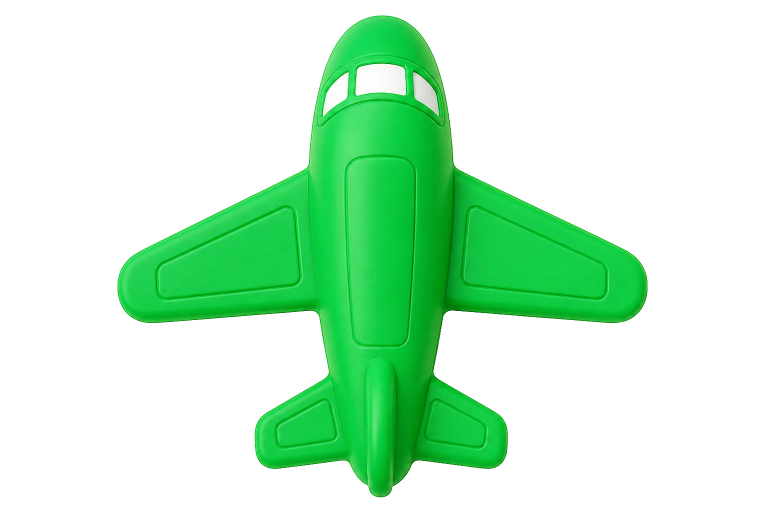
#> input picture assets-src/plane-a-src.webp, 1536 x 1024 px, given in place of plane-a-src.png, which was not available (shown at 1/2 size); the run also reads 1 picture not shown here
$ python prep_assets.py
#> lines starting #> are read from the running program, lines starting #| are printed output that depends on the picture; after the words box and inside, x2 and y2 are one past the last pixel; in counts of white or black regions, pixels touching at a corner belong together; pictures that were not available may be replaced by others from this repository, and a replacement may not be noted
#!/usr/bin/env python3
"""Holiday Landing - asset preparation.

Turns the five supplied source images into the small, alpha-correct assets that
get base64-embedded into the game.  See SPEC section 2 and 9.

plane-b / plane-c ship with no alpha channel: their "transparency" is a baked
light-grey checkerboard (#FEFEFE / #F4F4F4).  We key it out by CONNECTIVITY,
never by whiteness -- plane-b has white fuselage stripes, a light canopy and a
grey propeller that a whiteness key would destroy.
"""
import numpy as np
from PIL import Image
from scipy import ndimage
import glob, os, sys

SRC = os.path.dirname(os.path.abspath(__file__)) + '/../assets-src'
OUT = os.path.dirname(os.path.abspath(__file__)) + '/../assets'
os.makedirs(OUT, exist_ok=True)

PLANE_LONGEST = 144      # px, longest side of the trimmed sprite
PLANE_QUALITY = 88       # WebP: ~5 KB/sprite vs ~21 KB for optimised PNG
MAP_WIDTH     = int(os.environ.get('MAP_WIDTH', 1024))
MAP_QUALITY   = int(os.environ.get('MAP_QUALITY', 72))
OCEAN         = (0x0C, 0x1A, 0x3A)   # verification background


def disk(r):
    y, x = np.ogrid[-r:r + 1, -r:r + 1]
    return (x * x + y * y) <= r * r + 0.5


def key_checkerboard(rgb):
    """Alpha mask for an image whose background is a near-white checkerboard."""
    a = rgb.astype(np.int16)
    mn, mx = a.min(axis=2), a.max(axis=2)
    near = (mn > 232) & ((mx - mn) < 14)          # near-white AND near-neutral
    lab, _ = ndimage.label(near)                   # 4-connectivity
    border = set(np.unique(np.concatenate([lab[0, :], lab[-1, :], lab[:, 0], lab[:, -1]])))
    border.discard(0)
    bg = np.isin(lab, list(border))                # background = touches the frame
    obj = ndimage.binary_fill_holes(~bg)           # object + any enclosed holes
    return obj


def premultiplied_resize(rgb, alpha, size):
    """LANCZOS downscale in premultiplied space, then un-premultiply.

    Resizing straight RGBA drags the white background into every edge pixel and
    produces the halo the spec warns about.  Premultiplying makes the fully
    transparent pixels contribute exactly nothing.
    """
    af = np.clip(alpha.astype(np.float32), 0, 1)
    pm = rgb.astype(np.float32) * af[..., None]

    def rs(ch):
        return np.asarray(Image.fromarray(ch, mode='F').resize(size, Image.LANCZOS), dtype=np.float32)

    pm_s = np.dstack([rs(pm[..., i]) for i in range(3)])
    a_s = np.clip(rs(af), 0, 1)
    safe = np.maximum(a_s, 1e-4)[..., None]
    rgb_s = np.clip(pm_s / safe, 0, 255)
    # kill colour noise where there is no coverage at all
    rgb_s[a_s < 1e-3] = 0
    out = np.dstack([rgb_s, (a_s * 255.0)])
    return np.clip(np.rint(out), 0, 255).astype(np.uint8)


def source(name):
    """Accept whatever the artwork arrives as, not just the format we happened
    to receive first."""
    for ext in ('png', 'webp', 'jpg', 'jpeg', 'PNG', 'WEBP', 'JPG', 'JPEG'):
        p = f'{SRC}/{name}-src.{ext}'
        if os.path.exists(p):
            return p
    hits = sorted(glob.glob(f'{SRC}/{name}-src.*'))
    if hits:
        return hits[0]
    sys.exit(f'missing {SRC}/{name}-src.<png|webp|jpg>')


def prep_plane(name, erode=2):
    im = Image.open(source(name))
    has_alpha = im.mode in ('RGBA', 'LA') or 'transparency' in im.info
    rgb = np.array(im.convert('RGB'))

    if has_alpha:
        alpha = np.array(im.convert('RGBA'))[..., 3].astype(np.float32) / 255.0
        mask = alpha > 0.5
        note = 'native alpha'
    else:
        mask = key_checkerboard(rgb)
        if erode:
            # the boundary band is plane-colour blended with white background;
            # keeping it is exactly what produces a halo on dark water
            mask = ndimage.binary_erosion(mask, structure=disk(erode))
        alpha = mask.astype(np.float32)
        note = f'connectivity key, eroded {erode}px'

    ys, xs = np.where(mask)
    if len(xs) == 0:
        sys.exit(f'{name}: empty mask')
    x0, x1, y0, y1 = xs.min(), xs.max() + 1, ys.min(), ys.max() + 1
    rgb_c, a_c = rgb[y0:y1, x0:x1], alpha[y0:y1, x0:x1]

    h, w = a_c.shape
    s = PLANE_LONGEST / max(w, h)
    size = (max(1, round(w * s)), max(1, round(h * s)))
    out = premultiplied_resize(rgb_c, a_c, size)

    path = f'{OUT}/{name}.webp'
    Image.fromarray(out, 'RGBA').save(path, 'WEBP', quality=PLANE_QUALITY, method=6)
    kb = os.path.getsize(path) / 1024
    print(f'{name:8s} {note:32s} trim {w}x{h} -> {size[0]}x{size[1]}  {kb:5.1f} KB')
    return out


def prep_map():
    im = Image.open(source('map')).convert('RGB')
    w, h = im.size
    im2 = im.resize((MAP_WIDTH, round(h * MAP_WIDTH / w)), Image.LANCZOS)
    path = f'{OUT}/map.webp'
    im2.save(path, 'WEBP', quality=MAP_QUALITY, method=6)
    print(f'{"map":8s} {f"webp q{MAP_QUALITY} method 6":32s} {w}x{h} -> {im2.size[0]}x{im2.size[1]}  '
          f'{os.path.getsize(path)/1024:5.1f} KB')


def verify(planes):
    """Composite every sprite on the ocean colour and look for white fringing."""
    pad, big = 16, 3
    cells = []
    for name, arr in planes.items():
        h, w = arr.shape[:2]
        a = arr[..., 3:4].astype(np.float32) / 255.0
        comp = arr[..., :3].astype(np.float32) * a + np.array(OCEAN, np.float32) * (1 - a)
        cells.append((name, np.clip(comp, 0, 255).astype(np.uint8)))

    H = max(c.shape[0] for _, c in cells) * big + pad * 2
    W = sum(c.shape[1] * big for _, c in cells) + pad * (len(cells) + 1)
    sheet = np.zeros((H, W, 3), np.uint8)
    sheet[:, :] = OCEAN
    x = pad
    worst = {}
    for name, c in cells:
        z = np.kron(c, np.ones((big, big, 1), np.uint8))
        sheet[pad:pad + z.shape[0], x:x + z.shape[1]] = z
        x += z.shape[1] + pad
        # fringe metric: brightest near-neutral pixel among partially covered edges
        arr = planes[name]
        al = arr[..., 3].astype(np.float32) / 255.0
        edge = (al > 0.15) & (al < 0.85)
        if edge.sum():
            px = arr[..., :3][edge].astype(np.int16)
            neutral = (px.max(1) - px.min(1)) < 26
            bright = px.min(1) > 200
            worst[name] = int((neutral & bright).sum())
        else:
            worst[name] = 0
    os.makedirs(f'{OUT}/verify', exist_ok=True)
    Image.fromarray(sheet).save(f'{OUT}/verify/_verify_planes.png')
    print('\nfringe check (near-white neutral pixels on antialiased edges, lower is better):')
    for k, v in worst.items():
        print(f'  {k}: {v}')


if __name__ == '__main__':
    planes = {n: prep_plane(n) for n in ('plane-a', 'plane-b', 'plane-c')}
#> in prep_plane, im is the input picture: PIL image 1536x1024 RGBA; mean R, G, B, A 9.2, 54.6, 19.9, 68.5
#> in prep_plane, `has_alpha = im.mode in ('RGBA', 'LA') or 'transparency' in im.info`: has_alpha = True
#> in prep_plane, `alpha = np.array(im.convert('RGBA'))[..., 3].astype(np.float32) / 255.0`:
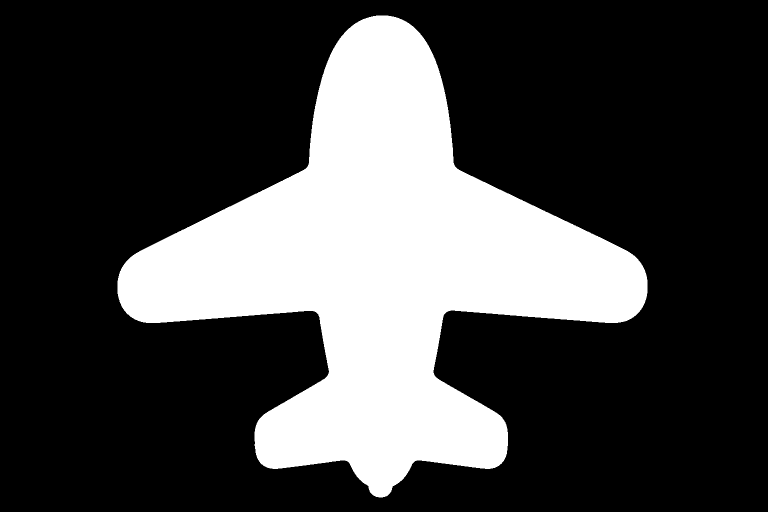
#> alpha: shape (1024, 1536) float32 (shown at 1/2 size); values 0 (black) and 1 (white), 26.9% white; 1 white region, box (x1, y1, x2, y2) and area: (235, 31, 1295, 995) 422587
#> in prep_plane, `x0, x1, y0, y1 = xs.min(), xs.max() + 1, ys.min(), ys.max() + 1`: x0 = 235; x1 = 1295; y0 = 31; y1 = 995
#> in prep_plane, `rgb_c, a_c = rgb[y0:y1, x0:x1], alpha[y0:y1, x0:x1]`: a_c: shape (964, 1060) float32; values 0 (black) and 1 (white), 41.4% white; 1 white region, box (x1, y1, x2, y2) and area: (0, 0, 1060, 964) 422587
#> in premultiplied_resize, `rgb_s[a_s < 1e-3] = 0`: rgb_s: shape (131, 144, 3) float32; mean R, G, B 14.5, 89.2, 31.4
#> in premultiplied_resize, `out = np.dstack([rgb_s, (a_s * 255.0)])`:
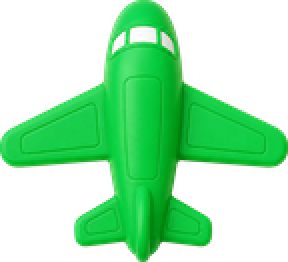
#> out: shape (131, 144, 4) float32 (shown 2 times larger); mean R, G, B, A 14.5, 89.2, 31.4, 105.5; transparent parts drawn white
#| plane-a  native alpha                     trim 1060x964 -> 144x131    4.8 KB
#> call 2 of prep_plane, with name = 'plane-b', erode = 2
#> the loop in source (call 2), `for ext in ('png', 'webp', 'jpg', 'jpeg', 'PNG', 'WEBP', 'JPG', 'JPEG'):` made 1 pass
#> ext on pass 1: 'png'
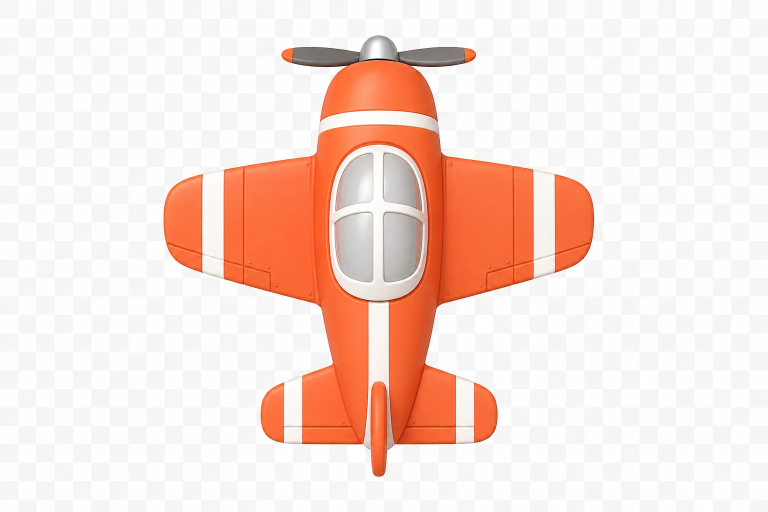
#> input picture assets-src/plane-b-src.webp, 1536 x 1024 px, given in place of plane-b-src.png, which was not available (shown at 1/2 size)
#> in prep_plane, im is the input picture: PIL image 1536x1024 RGB; mean R, G, B 246.2, 223.6, 215.6
#> in prep_plane (call 2), `has_alpha = im.mode in ('RGBA', 'LA') or 'transparency' in im.info`: has_alpha = False
#> in key_checkerboard, `near = (mn > 232) & ((mx - mn) < 14)`: near: shape (1024, 1536) bool; 79.7% white; 12 black regions (9 under 20 px), largest, box (x1, y1, x2, y2) and area: (325, 70, 1189, 955) 319818, (1100, 514, 1108, 527) 36, (1107, 452, 1108, 484) 32
#> in key_checkerboard, `lab, _ = ndimage.label(near)`: lab: shape (1024, 1536) int32; 78 distinct labels, from 0 to 77
#> in key_checkerboard, `border = set(np.unique(np.concatenate([lab[0, :], lab[-1, :], lab[:, 0..`: border = 1 item
#> in key_checkerboard, `bg = np.isin(lab, list(border))`: bg: shape (1024, 1536) bool; 77.3% white; 2 black regions (1 under 20 px), largest, box (x1, y1, x2, y2) and area: (325, 70, 1189, 955) 357476
#> in prep_plane (call 2), `mask = ndimage.binary_erosion(mask, structure=disk(erode))`: mask: shape (1024, 1536) bool; 22.2% white; 1 white region, box (x1, y1, x2, y2) and area: (327, 72, 1187, 953) 349325
#> in prep_plane (call 2), `x0, x1, y0, y1 = xs.min(), xs.max() + 1, ys.min(), ys.max() + 1`: x0 = 327; x1 = 1187; y0 = 72; y1 = 953
#> in prep_plane (call 2), `rgb_c, a_c = rgb[y0:y1, x0:x1], alpha[y0:y1, x0:x1]`: a_c: shape (881, 860) float32; values 0 (black) and 1 (white), 46.1% white; 1 white region, box (x1, y1, x2, y2) and area: (0, 0, 860, 881) 349325
#> call 2 of premultiplied_resize, with size = (141, 144)
#> in premultiplied_resize (call 2), `rgb_s[a_s < 1e-3] = 0`:
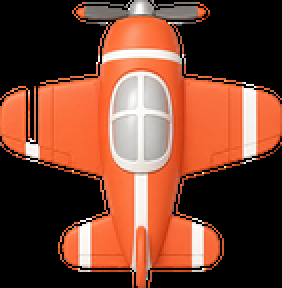
#> rgb_s: shape (144, 141, 3) float32 (shown 2 times larger); mean R, G, B 118.6, 67.5, 49.4
#> in premultiplied_resize (call 2), `out = np.dstack([rgb_s, (a_s * 255.0)])`:
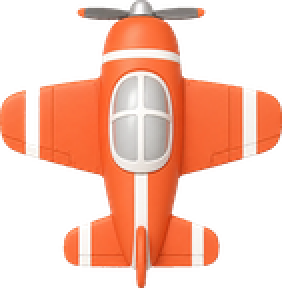
#> out: shape (144, 141, 4) float32 (shown 2 times larger); mean R, G, B, A 118.6, 67.5, 49.4, 117.6; transparent parts drawn white
#| plane-b  connectivity key, eroded 2px     trim 860x881 -> 141x144    6.1 KB
#> call 3 of prep_plane, with name = 'plane-c', erode = 2
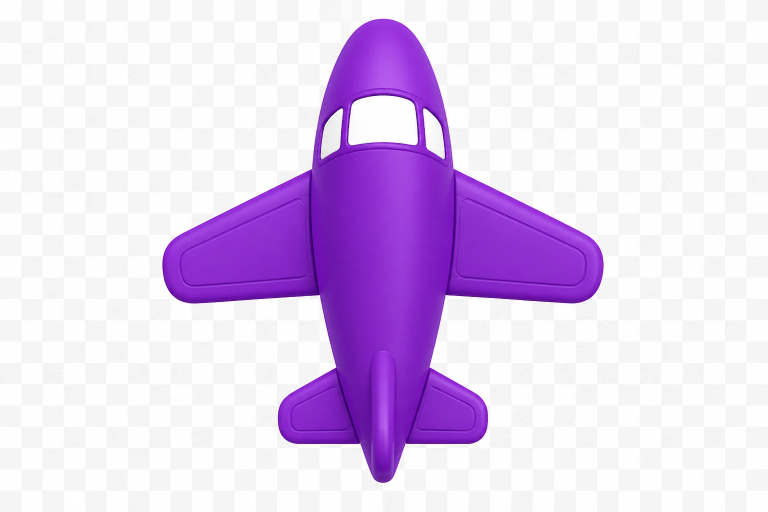
#> input picture assets-src/plane-c-src.webp, 1536 x 1024 px, given in place of plane-c-src.png, which was not available (shown at 1/2 size)
#> in prep_plane, im is the input picture: PIL image 1536x1024 RGB; mean R, G, B 226, 207, 238.9
#> in key_checkerboard (call 2), `near = (mn > 232) & ((mx - mn) < 14)`: near: shape (1024, 1536) bool; 79.3% white; 11 black regions (10 under 20 px), largest, box (x1, y1, x2, y2) and area: (323, 36, 1208, 967) 326202
#> in key_checkerboard (call 2), `lab, _ = ndimage.label(near)`:
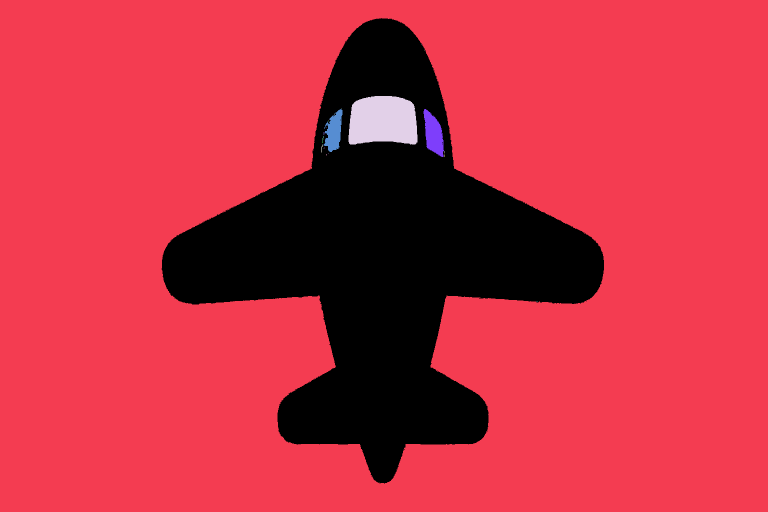
#> lab: shape (1024, 1536) int32 (shown at 1/2 size); 30 distinct labels, from 0 to 29; one colour per label, 0 black
#> in prep_plane (call 3), `x0, x1, y0, y1 = xs.min(), xs.max() + 1, ys.min(), ys.max() + 1`: x0 = 325; x1 = 1206; y0 = 38; y1 = 965
#| plane-c  connectivity key, eroded 2px     trim 881x927 -> 137x144    4.6 KB
#> planes = 3 items
    prep_map()
#| map      webp q72 method 6                1536x1024 -> 1024x683  126.8 KB
    verify(planes)
#> the loop in verify, `for name, arr in planes.items():` made 3 passes
#> (name, h, w) on passes 1 to 3: ('plane-a', 131, 144), ('plane-b', 144, 141), ('plane-c', 144, 137)
#> in verify, `H = max(c.shape[0] for _, c in cells) * big + pad * 2`: H = 464
#> in verify, `W = sum(c.shape[1] * big for _, c in cells) + pad * (len(cells) + 1)`: W = 1330
#> the loop in verify, `for name, c in cells:` made 3 passes
#> (name, x) on passes 1 to 3: ('plane-a', 464), ('plane-b', 903), ('plane-c', 1330)
#> after the loop in verify, `for name, c in cells:`: worst = {'plane-a': 0, 'plane-b': 26, 'plane-c': 0}; x = 1330
#> the loop in verify, `for k, v in worst.items():` made 3 passes
#> (k, v) on passes 1 to 3: ('plane-a', 0), ('plane-b', 26), ('plane-c', 0)
#|   plane-a: 0
#|   plane-b: 26
#|   plane-c: 0
